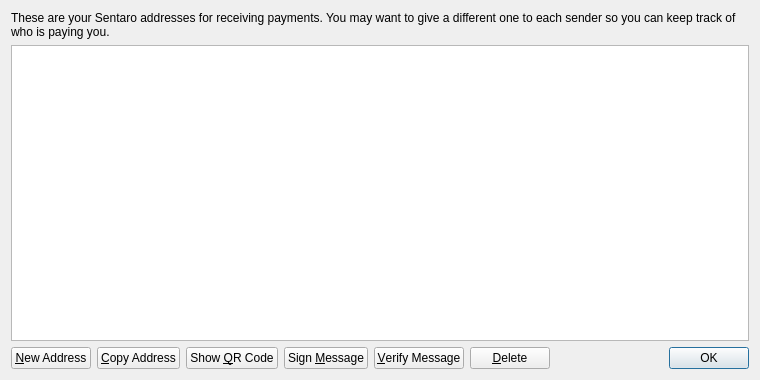
<?xml version="1.0" encoding="UTF-8"?>
<ui version="4.0">
 <class>AddressBookPage</class>
 <widget class="QWidget" name="AddressBookPage">
  <property name="geometry">
   <rect>
    <x>0</x>
    <y>0</y>
    <width>760</width>
    <height>380</height>
   </rect>
  </property>
  <property name="windowTitle">
   <string>Address Book</string>
  </property>
  <layout class="QVBoxLayout" name="verticalLayout">
   <item>
    <widget class="QLabel" name="labelExplanation">
     <property name="text">
      <string>These are your Sentaro addresses for receiving payments. You may want to give a different one to each sender so you can keep track of who is paying you.</string>
     </property>
     <property name="textFormat">
      <enum>Qt::PlainText</enum>
     </property>
     <property name="wordWrap">
      <bool>true</bool>
     </property>
    </widget>
   </item>
   <item>
    <widget class="QTableView" name="tableView">
     <property name="contextMenuPolicy">
      <enum>Qt::CustomContextMenu</enum>
     </property>
     <property name="toolTip">
      <string>Double-click to edit address or label</string>
     </property>
     <property name="tabKeyNavigation">
      <bool>false</bool>
     </property>
     <property name="selectionMode">
      <enum>QAbstractItemView::SingleSelection</enum>
     </property>
     <property name="selectionBehavior">
      <enum>QAbstractItemView::SelectRows</enum>
     </property>
     <property name="sortingEnabled">
      <bool>true</bool>
     </property>
     <attribute name="verticalHeaderVisible">
      <bool>false</bool>
     </attribute>
    </widget>
   </item>
   <item>
    <layout class="QHBoxLayout" name="horizontalLayout">
     <item>
      <widget class="QPushButton" name="newAddressButton">
       <property name="toolTip">
        <string>Create a new address</string>
       </property>
       <property name="text">
        <string>&amp;New Address</string>
       </property>
      </widget>
     </item>
     <item>
      <widget class="QPushButton" name="copyToClipboard">
       <property name="toolTip">
        <string>Copy the currently selected address to the system clipboard</string>
       </property>
       <property name="text">
        <string>&amp;Copy Address</string>
       </property>
      </widget>
     </item>
     <item>
      <widget class="QPushButton" name="showQRCode">
       <property name="text">
        <string>Show &amp;QR Code</string>
       </property>
      </widget>
     </item>
     <item>
      <widget class="QPushButton" name="signMessage">
       <property name="toolTip">
        <string>Sign a message to prove you own a Sentaro address</string>
       </property>
       <property name="text">
        <string>Sign &amp;Message</string>
       </property>
      </widget>
     </item>
     <item>
      <widget class="QPushButton" name="verifyMessage">
       <property name="toolTip">
        <string>Verify a message to ensure it was signed with a specified Sentaro address</string>
       </property>
       <property name="text">
        <string>&amp;Verify Message</string>
       </property>
      </widget>
     </item>
     <item>
      <widget class="QPushButton" name="deleteButton">
       <property name="toolTip">
        <string>Delete the currently selected address from the list</string>
       </property>
       <property name="text">
        <string>&amp;Delete</string>
       </property>
      </widget>
     </item>
     <item>
      <spacer name="horizontalSpacer">
       <property name="orientation">
        <enum>Qt::Horizontal</enum>
       </property>
       <property name="sizeHint" stdset="0">
        <size>
         <width>40</width>
         <height>20</height>
        </size>
       </property>
      </spacer>
     </item>
     <item>
      <widget class="QDialogButtonBox" name="buttonBox">
       <property name="sizePolicy">
        <sizepolicy hsizetype="Maximum" vsizetype="Fixed">
         <horstretch>0</horstretch>
         <verstretch>0</verstretch>
        </sizepolicy>
       </property>
       <property name="standardButtons">
        <set>QDialogButtonBox::Ok</set>
       </property>
      </widget>
     </item>
    </layout>
   </item>
  </layout>
 </widget>
 <resources>
  <include location="../bitcoin.qrc"/>
 </resources>
 <connections/>
</ui>
